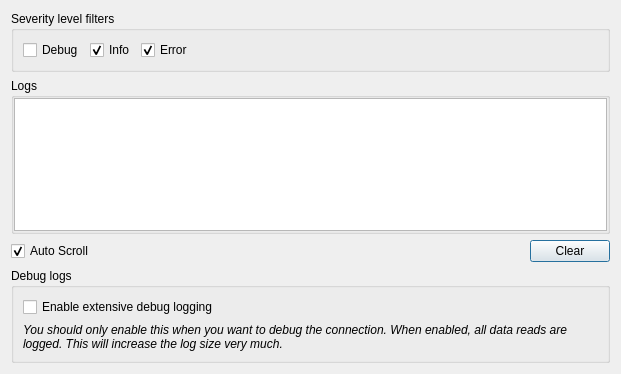
<?xml version="1.0" encoding="UTF-8"?>
<ui version="4.0">
 <class>DiagnosticDialog</class>
 <widget class="QDialog" name="DiagnosticDialog">
  <property name="geometry">
   <rect>
    <x>0</x>
    <y>0</y>
    <width>621</width>
    <height>374</height>
   </rect>
  </property>
  <property name="windowTitle">
   <string>Logs</string>
  </property>
  <layout class="QVBoxLayout" name="verticalLayout" stretch="0,1,0,0">
   <item>
    <widget class="QGroupBox" name="grpBoxFilter">
     <property name="title">
      <string>Severity level filters</string>
     </property>
     <layout class="QHBoxLayout" name="horizontalLayout_3">
      <item>
       <widget class="QCheckBox" name="checkDebug">
        <property name="text">
         <string>Debug</string>
        </property>
       </widget>
      </item>
      <item>
       <widget class="QCheckBox" name="checkInfo">
        <property name="text">
         <string>Info</string>
        </property>
        <property name="checked">
         <bool>true</bool>
        </property>
       </widget>
      </item>
      <item>
       <widget class="QCheckBox" name="checkError">
        <property name="text">
         <string>Error</string>
        </property>
        <property name="checked">
         <bool>true</bool>
        </property>
       </widget>
      </item>
      <item>
       <spacer name="horizontalSpacer_2">
        <property name="orientation">
         <enum>Qt::Horizontal</enum>
        </property>
        <property name="sizeHint" stdset="0">
         <size>
          <width>40</width>
          <height>20</height>
         </size>
        </property>
       </spacer>
      </item>
     </layout>
    </widget>
   </item>
   <item>
    <widget class="QGroupBox" name="grpBoxLogs">
     <property name="title">
      <string>Logs</string>
     </property>
     <layout class="QHBoxLayout" name="horizontalLayout_2" stretch="0">
      <property name="spacing">
       <number>0</number>
      </property>
      <property name="leftMargin">
       <number>0</number>
      </property>
      <property name="topMargin">
       <number>0</number>
      </property>
      <property name="rightMargin">
       <number>0</number>
      </property>
      <property name="bottomMargin">
       <number>0</number>
      </property>
      <item>
       <widget class="QListView" name="listError"/>
      </item>
     </layout>
    </widget>
   </item>
   <item>
    <layout class="QHBoxLayout" name="horizontalLayout">
     <item>
      <widget class="QCheckBox" name="checkAutoScroll">
       <property name="text">
        <string>Auto Scroll</string>
       </property>
       <property name="checked">
        <bool>true</bool>
       </property>
      </widget>
     </item>
     <item>
      <spacer name="horizontalSpacer">
       <property name="orientation">
        <enum>Qt::Horizontal</enum>
       </property>
       <property name="sizeHint" stdset="0">
        <size>
         <width>40</width>
         <height>20</height>
        </size>
       </property>
      </spacer>
     </item>
     <item>
      <widget class="QPushButton" name="pushClear">
       <property name="text">
        <string>Clear</string>
       </property>
      </widget>
     </item>
    </layout>
   </item>
   <item>
    <widget class="QGroupBox" name="groupBox">
     <property name="title">
      <string>Debug logs</string>
     </property>
     <layout class="QVBoxLayout" name="verticalLayout_2">
      <item>
       <widget class="QCheckBox" name="checkDebugLogs">
        <property name="text">
         <string>Enable extensive debug logging</string>
        </property>
       </widget>
      </item>
      <item>
       <widget class="QLabel" name="label">
        <property name="font">
         <font>
          <italic>true</italic>
         </font>
        </property>
        <property name="text">
         <string>You should only enable this when you want to debug the connection. When enabled, all data reads are logged. This will increase the log size very much.</string>
        </property>
        <property name="wordWrap">
         <bool>true</bool>
        </property>
       </widget>
      </item>
     </layout>
    </widget>
   </item>
  </layout>
 </widget>
 <resources/>
 <connections/>
</ui>
